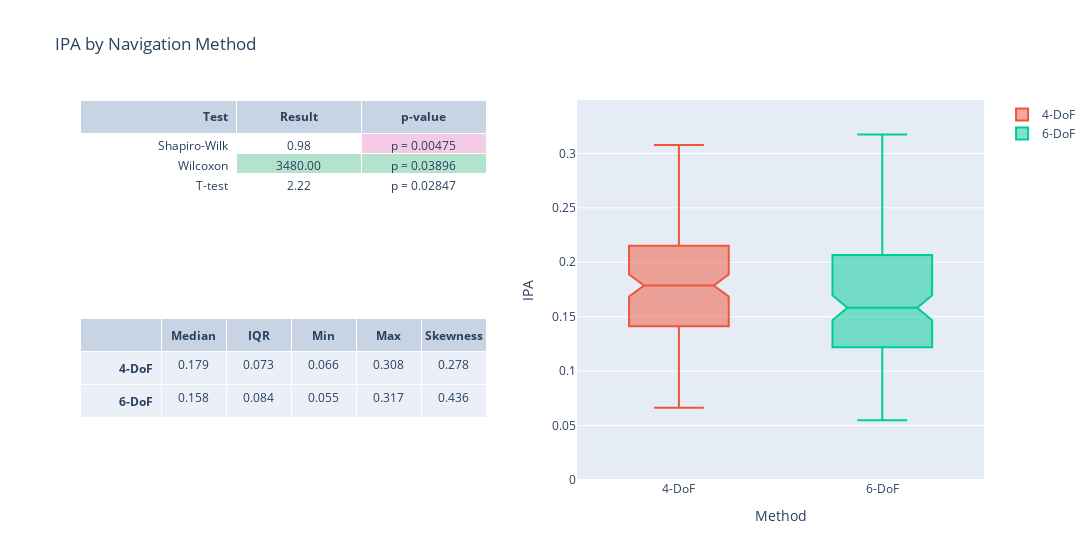

The code cell stored with this chart in its notebook:
### Code cell
stats_table = go.Table(columnwidth=[5,4,4,4,4])
stats_table.header = dict(
    values=summary_header, 
    align = ['right', 'center'],)
stats_table.cells = dict(
        values=summary_values,
        align = ['right', 'center'],
        format=["", ".3f"],
        )

results_table = go.Table(columnwidth=[5,4,4])
results_table.header = dict(
    values= results_header, 
    align = ['right', 'center'],)
results_table.cells = dict(
        values=results_values,
        align = ['right', 'center'],
        format=["", ".2f", ".5f"],
        fill_color=fill_color,
        prefix=results_prefix,
        )

iqr_fig = make_subplots(
    rows=2, cols=2,
    shared_xaxes=False,
    specs=[
        [{"type": "table"}, {"type": "box", "rowspan": 2}],
        [{"type": "table"}, None]
    ])

iqr_fig.add_trace(stats_table, row=2, col=1)
iqr_fig.add_trace(go.Box(y=ipa_nav['4DoF'], name="4-DoF", notched=True, notchwidth=0.15), row=1, col=2)
iqr_fig.add_trace(go.Box(y=ipa_nav['6DoF'], name="6-DoF", notched=True, notchwidth=0.15), row=1, col=2)
iqr_fig.add_trace(results_table, row=1, col=1)

iqr_fig.update_layout(
    title_text="IPA by Navigation Method",
    width=1200,
    xaxis_title='Method',
    yaxis_title='IPA',
)

iqr_fig.update_yaxes(range=[0,max(1.1*ipa_4dof.max(), 1.1*ipa_6dof.max())])
iqr_fig.show()

### Figure 1 — Plotly figure (JSON) as saved in the notebook; plotly's stock layout.template omitted (floating-point values rounded to 4 significant figures; data arrays with more than 128 entries replaced by an {"elided": "..."} marker saying what was removed)
{"data": [{"cells": {"align": ["right", "center"], "format": ["", ".3f"], "values": [["<b>4-DoF</b>", "<b>6-DoF</b>"], [0.1787, 0.1583], [0.07325, 0.08405], [0.06645, 0.05486], [0.3077, 0.3173], [0.2777, 0.436]]}, "columnwidth": [5, 4, 4, 4, 4], "domain": {"x": [0, 0.45], "y": [0, 0.425]}, "header": {"align": ["right", "center"], "values": ["", "<b>Median</b>", "<b>IQR</b>", "<b>Min</b>", "<b>Max</b>", "<b>Skewness</b>"]}, "type": "table"}, {"name": "4-DoF", "notched": true, "notchwidth": 0.15, "type": "box", "xaxis": "x", "y": {"elided": "134 float values"}, "yaxis": "y"}, {"name": "6-DoF", "notched": true, "notchwidth": 0.15, "type": "box", "xaxis": "x", "y": {"elided": "134 float values"}, "yaxis": "y"}, {"cells": {"align": ["right", "center"], "fill": {"color": [["white", "white", "white"], ["white", "rgb(179,226,205)", "white"], ["rgb(244,202,228)", "rgb(179,226,205)", "white"]]}, "format": ["", ".2f", ".5f"], "prefix": ["", "", "p = "], "values": [["Shapiro-Wilk", "Wilcoxon", "T-test"], [0.9841, 3480, 2.215], [0.004746, 0.03896, 0.02847]]}, "columnwidth": [5, 4, 4], "domain": {"x": [0, 0.45], "y": [0.575, 1]}, "header": {"align": ["right", "center"], "values": ["<b>Test</b>", "<b>Result</b>", "<b>p-value</b>"]}, "type": "table"}], "layout": {"title": {"text": "IPA by Navigation Method"}, "width": 1200, "xaxis": {"anchor": "y", "domain": [0.55, 1], "title": {"text": "Method"}}, "yaxis": {"anchor": "x", "domain": [0, 1], "range": [0, 0.349], "title": {"text": "IPA"}}}}
